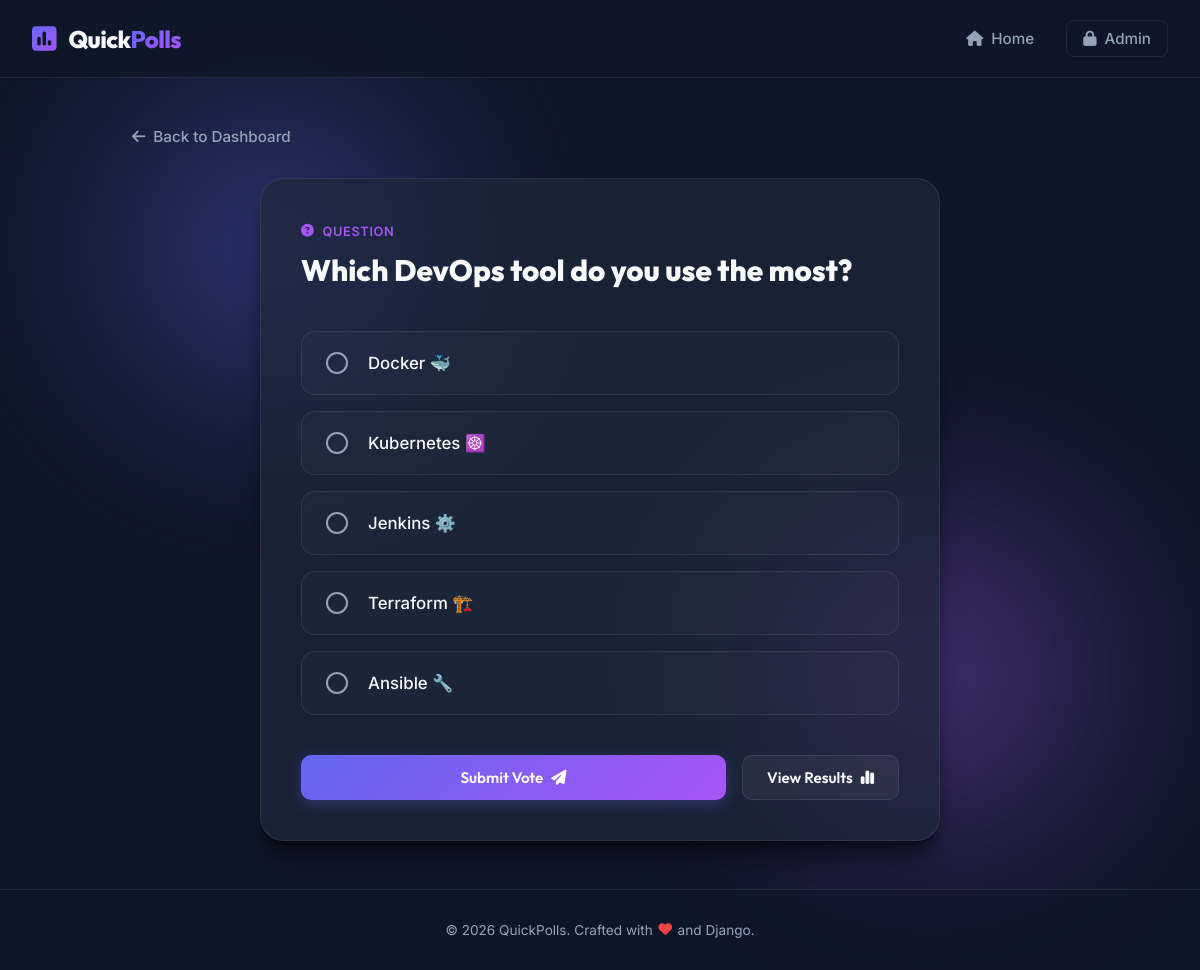
Screenshot of /polls/4/ with the database file from the repository.
### polls/models.py (models this page shows, shortened)
class Question(models.Model):
    question_text = models.CharField(max_length=200)
    pub_date = models.DateTimeField("date published")

class Choice(models.Model):
    question = models.ForeignKey(Question, on_delete=models.CASCADE)
    choice_text = models.CharField(max_length=200)
    votes = models.IntegerField(default=0)

### polls/views.py (the view)
# urls.py: path("<int:pk>/", views.DetailView.as_view(), name="detail"),
class DetailView(generic.DetailView):
    model = Question
    template_name = "polls/detail.html"
    def get_queryset(self):
        return Question.objects.filter(pub_date__lte=timezone.now())

### polls/templates/polls/detail.html (shortened to what this page needs)
{% extends "polls/base.html" %}
{% block content %}
<div class="back-nav animate-fade-in">
    <a href="{% url 'polls:index' %}" class="back-link">
        <i class="fa-solid fa-arrow-left"></i> Back to Dashboard
    </a>
</div>
<div class="vote-container animate-slide-up">
    <div class="vote-card">
        <div class="vote-card-header">
            <span class="question-tag"><i class="fa-solid fa-circle-question"></i> Question</span>
            <h1 class="question-title">{{ question.question_text }}</h1>
        </div>
        <form action="{% url 'polls:vote' question.id %}" method="post" class="vote-form">
            <div class="choices-list">
                {% for choice in question.choice_set.all %}
                    <div class="choice-item">
                        <label for="choice{{ forloop.counter }}" class="choice-card">
                            <div class="radio-indicator">
                            </div>
                            <span class="choice-label-text">{{ choice.choice_text }}</span>
                        </label>
                    </div>
                {% endfor %}
            </div>
            <div class="vote-actions">
                <button type="submit" class="btn btn-primary btn-submit">
                    Submit Vote <i class="fa-solid fa-paper-plane btn-icon-right"></i>
                </button>
                <a href="{% url 'polls:results' question.id %}" class="btn btn-secondary">
                    View Results <i class="fa-solid fa-chart-simple btn-icon-right"></i>
                </a>
            </div>
        </form>
    </div>
</div>
{% endblock %}

### polls/static/polls/style.css (style rules this page uses)
:root { --bg-dark: #0f172a; --bg-card: rgba(30, 41, 59, 0.7); --border-color: rgba(255, 255, 255, 0.08); --border-hover: rgba(99, 102, 241, 0.4); --primary-gradient: linear-gradient(135deg, #6366f1 0%, #a855f7 100%); --primary-color: #6366f1; --primary-glow: rgba(99, 102, 241, 0.3); --secondary-color: rgba(255, 255, 255, 0.05); --secondary-hover: rgba(255, 255, 255, 0.1); --text-main: #f8fafc; --text-muted: #94a3b8; --text-highlight: #a855f7; --font-heading: 'Outfit', sans-serif; --font-body: 'Inter', sans-serif; --glass-blur: blur(12px); --shadow-sm: 0 4px 6px -1px rgb(0 0 0 / 0.1), 0 2px 4px -2px rgb(0 0 0 / 0.1); --shadow-md: 0 10px 15px -3px rgb(0 0 0 / 0.3), 0 4px 6px -4px rgb(0 0 0 / 0.3); --shadow-lg: 0 20px 25px -5px rgb(0 0 0 / 0.5), 0 8px 10px -6px rgb(0 0 0 / 0.5); --transition-fast: 0.2s cubic-bezier(0.4, 0, 0.2, 1); --transition-normal: 0.3s cubic-bezier(0.4, 0, 0.2, 1); }
* { box-sizing: border-box; margin: 0; padding: 0; }
body { background-color: var(--bg-dark); color: var(--text-main); font-family: var(--font-body); min-height: 100vh; display: flex; flex-direction: column; overflow-x: hidden; position: relative; }
body::before, body::after { content: ''; position: absolute; width: 300px; height: 300px; border-radius: 50%; filter: blur(100px); z-index: -1; opacity: 0.4; pointer-events: none; }
body::before { background: #6366f1; top: 10%; left: 10%; }
body::after { background: #a855f7; bottom: 15%; right: 10%; }
.btn { display: inline-flex; align-items: center; justify-content: center; padding: 0.75rem 1.5rem; font-family: var(--font-heading); font-weight: 600; font-size: 0.95rem; border-radius: 10px; border: none; cursor: pointer; text-decoration: none; transition: var(--transition-normal); gap: 0.5rem; }
.btn-primary { background: var(--primary-gradient); color: #fff; box-shadow: 0 4px 14px var(--primary-glow); }
.btn-secondary { background: var(--secondary-color); color: var(--text-main); border: 1px solid var(--border-color); }
.btn-icon-right { transition: transform var(--transition-fast); }
.back-nav { margin-bottom: 2rem; }
.back-link { text-decoration: none; color: var(--text-muted); font-weight: 500; display: inline-flex; align-items: center; gap: 0.5rem; font-size: 0.95rem; transition: var(--transition-fast); }
.vote-container, .results-container { max-width: 680px; margin: 0 auto; width: 100%; }
.vote-card, .results-card { background: var(--bg-card); backdrop-filter: var(--glass-blur); border: 1px solid var(--border-color); border-radius: 24px; padding: 2.5rem; box-shadow: var(--shadow-lg); }
.vote-card-header, .results-card-header { margin-bottom: 2.5rem; }
.question-tag, .results-tag { display: inline-flex; align-items: center; gap: 0.5rem; font-size: 0.8rem; font-weight: 600; text-transform: uppercase; letter-spacing: 0.05em; color: var(--text-highlight); margin-bottom: 0.75rem; }
.question-title { font-family: var(--font-heading); font-size: 1.85rem; font-weight: 800; line-height: 1.35; color: var(--text-main); }
.choices-list { display: flex; flex-direction: column; gap: 1rem; margin-bottom: 2.5rem; }
.choice-item { position: relative; width: 100%; }
.choice-card { display: flex; align-items: center; gap: 1.25rem; padding: 1.25rem 1.5rem; background: rgba(255, 255, 255, 0.02); border: 1px solid var(--border-color); border-radius: 14px; cursor: pointer; transition: var(--transition-normal); user-select: none; }
.radio-indicator { width: 22px; height: 22px; border: 2px solid var(--text-muted); border-radius: 50%; position: relative; flex-shrink: 0; transition: var(--transition-fast); }
.choice-label-text { font-size: 1.05rem; font-weight: 500; color: var(--text-main); }
.vote-actions { display: flex; gap: 1rem; }
.btn-submit { flex: 1; }
.animate-fade-in { animation: fadeIn 0.6s cubic-bezier(0.16, 1, 0.3, 1) forwards; }
.animate-slide-up { animation: slideUp 0.8s cubic-bezier(0.16, 1, 0.3, 1) forwards; }

### rows the page displays
Question: question_text "Which DevOps tool do you use the most?"
Choice: choice_text "Docker 🐳"
Choice: choice_text "Kubernetes ☸️"
Choice: choice_text "Jenkins ⚙️"
Choice: choice_text "Terraform 🏗️"
Choice: choice_text "Ansible 🔧"
